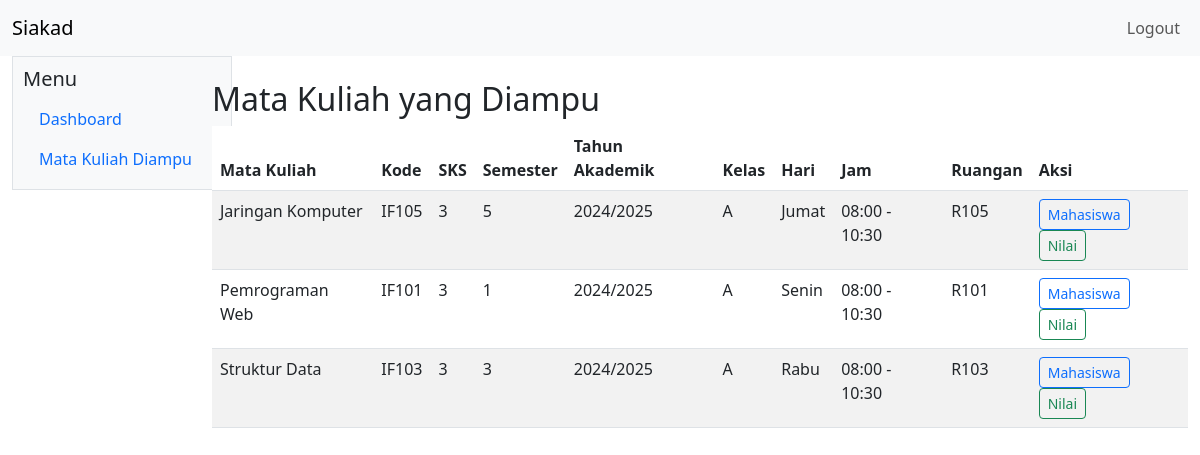
Page /dosen/mata-kuliah.php (signed in) on the committed database.
### tables this page shows
CREATE TABLE jadwal_kuliah (
    id_jadwal INT AUTO_INCREMENT PRIMARY KEY,
    id_mata_kuliah INT NOT NULL,
    id_dosen INT NOT NULL,
    id_tahun_akademik INT NOT NULL,
    kelas VARCHAR(20) NOT NULL,
    hari VARCHAR(20) NOT NULL,
    jam_mulai TIME NOT NULL,
    jam_selesai TIME NOT NULL,
    ruangan VARCHAR(50) NOT NULL,
    kuota INT UNSIGNED NOT NULL DEFAULT 30,
    CONSTRAINT fk_jadwal_mata_kuliah FOREIGN KEY (id_mata_kuliah) REFERENCES mata_kuliah (id_mata_kuliah) ON UPDATE CASCADE ON DELETE RESTRICT,
    CONSTRAINT fk_jadwal_dosen FOREIGN KEY (id_dosen) REFERENCES dosen (id_dosen) ON UPDATE CASCADE ON DELETE RESTRICT,
    CONSTRAINT fk_jadwal_tahun_akademik FOREIGN KEY (id_tahun_akademik) REFERENCES tahun_akademik (id_tahun_akademik) ON UPDATE CASCADE ON DELETE RESTRICT,
    UNIQUE KEY uq_jadwal (id_mata_kuliah, id_dosen, id_tahun_akademik, kelas)
);

CREATE TABLE mata_kuliah (
    id_mata_kuliah INT AUTO_INCREMENT PRIMARY KEY,
    kode_mata_kuliah VARCHAR(20) NOT NULL UNIQUE,
    nama_mata_kuliah VARCHAR(100) NOT NULL,
    sks TINYINT UNSIGNED NOT NULL,
    semester TINYINT UNSIGNED NOT NULL
);

CREATE TABLE tahun_akademik (
    id_tahun_akademik INT AUTO_INCREMENT PRIMARY KEY,
    tahun_akademik VARCHAR(20) NOT NULL,
    semester ENUM('ganjil', 'genap') NOT NULL,
    status ENUM('aktif', 'nonaktif') NOT NULL DEFAULT 'nonaktif',
    UNIQUE KEY uq_tahun_semester (tahun_akademik, semester)
);

### config/functions.php (called while the page is built, shortened)
<?php
function e($str) {
    return htmlspecialchars($str, ENT_QUOTES, 'UTF-8');
}
?>

### dosen/mata-kuliah.php (the view, shortened to what this page needs)
<?php
require_once __DIR__ . '/../config/auth.php';
$userId = $_SESSION['user']['id_user'];
$stmt = $mysqli->prepare('SELECT id_dosen, nama_dosen FROM dosen WHERE id_user = ? LIMIT 1');
$stmt->bind_param('i', $userId);
$stmt->execute();
$dosen = $stmt->get_result()->fetch_assoc();
require_once __DIR__ . '/../includes/header.php';
?>
  <div class="col-2">
    <?php require_once __DIR__ . '/../includes/sidebar.php'; ?>
  </div>
  <div class="col-10 mt-4">
    <h2>Mata Kuliah yang Diampu</h2>
    <?php if (!$dosen): ?>
      <div class="alert alert-warning">Data dosen tidak ditemukan.</div>
    <?php else: ?>
      <table class="table table-striped table-responsive">
        <thead>
          <tr><th>Mata Kuliah</th><th>Kode</th><th>SKS</th><th>Semester</th><th>Tahun Akademik</th><th>Kelas</th><th>Hari</th><th>Jam</th><th>Ruangan</th><th>Aksi</th></tr>
        </thead>
        <tbody>
        <?php
        $stmt2 = $mysqli->prepare('SELECT mk.nama_mata_kuliah, mk.kode_mata_kuliah, mk.sks, mk.semester, ta.tahun_akademik, jk.kelas, jk.hari, jk.jam_mulai, jk.jam_selesai, jk.ruangan
                                   FROM jadwal_kuliah jk
                                   JOIN mata_kuliah mk ON jk.id_mata_kuliah = mk.id_mata_kuliah
                                   JOIN tahun_akademik ta ON jk.id_tahun_akademik = ta.id_tahun_akademik
                                   WHERE jk.id_dosen = ?
                                   ORDER BY ta.id_tahun_akademik DESC, mk.nama_mata_kuliah');
        $stmt2->bind_param('i', $dosen['id_dosen']);
        $stmt2->execute();
        $res = $stmt2->get_result();
        while ($row = $res->fetch_assoc()):
        ?>
          <tr>
            <td><?php echo e($row['nama_mata_kuliah']); ?></td>
            <td><?php echo e($row['kode_mata_kuliah']); ?></td>
            <td><?php echo e($row['sks']); ?></td>
            <td><?php echo e($row['semester']); ?></td>
            <td><?php echo e($row['tahun_akademik']); ?></td>
            <td><?php echo e($row['kelas']); ?></td>
            <td><?php echo e($row['hari']); ?></td>
            <td><?php echo e(substr($row['jam_mulai'], 0, 5) . ' - ' . substr($row['jam_selesai'], 0, 5)); ?></td>
            <td><?php echo e($row['ruangan']); ?></td>
            <td>
              <a href="mahasiswa.php?jadwal=<?php echo $row['id_jadwal']; ?>" class="btn btn-sm btn-outline-primary">Mahasiswa</a>
              <a href="nilai.php?jadwal=<?php echo $row['id_jadwal']; ?>" class="btn btn-sm btn-outline-success">Nilai</a>
            </td>
          </tr>
        <?php endwhile; ?>
        </tbody>
      </table>
    <?php endif; ?>
  </div>
<?php require_once __DIR__ . '/../includes/footer.php'; ?>

### rows in the picture
jadwal_kuliah: id_mata_kuliah.nama_mata_kuliah "Jaringan Komputer", id_mata_kuliah.kode_mata_kuliah "IF105", id_mata_kuliah.sks "3", id_mata_kuliah.semester "5", id_tahun_akademik.tahun_akademik "2024/2025", kelas "A", hari "Jumat", jam_mulai+jam_selesai "08:00 - 10:30", ruangan "R105"
jadwal_kuliah: id_mata_kuliah.nama_mata_kuliah "Pemrograman Web", id_mata_kuliah.kode_mata_kuliah "IF101", id_mata_kuliah.sks "3", id_mata_kuliah.semester "1", id_tahun_akademik.tahun_akademik "2024/2025", kelas "A", hari "Senin", jam_mulai+jam_selesai "08:00 - 10:30", ruangan "R101"
jadwal_kuliah: id_mata_kuliah.nama_mata_kuliah "Struktur Data", id_mata_kuliah.kode_mata_kuliah "IF103", id_mata_kuliah.sks "3", id_mata_kuliah.semester "3", id_tahun_akademik.tahun_akademik "2024/2025", kelas "A", hari "Rabu", jam_mulai+jam_selesai "08:00 - 10:30", ruangan "R103"
